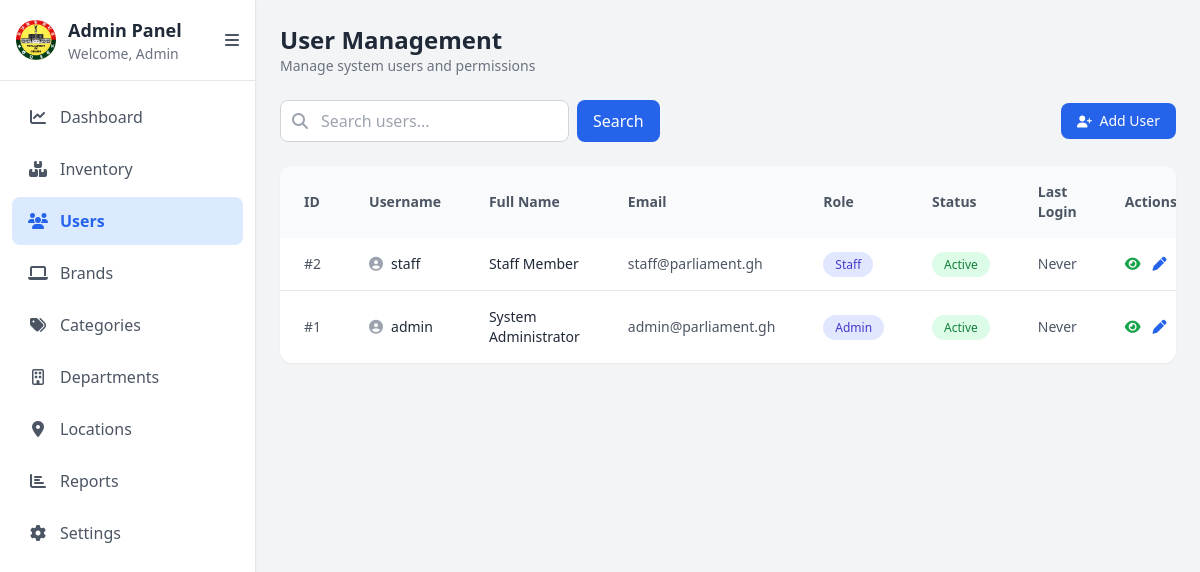
The page /users.php on the database its author committed.
### tables this page shows
CREATE TABLE IF NOT EXISTS users (
    id INT AUTO_INCREMENT PRIMARY KEY,
    username VARCHAR(50) UNIQUE NOT NULL,
    password VARCHAR(255) NOT NULL,
    full_name VARCHAR(100) NOT NULL,
    email VARCHAR(100) UNIQUE NOT NULL,
    role ENUM('admin', 'staff') NOT NULL DEFAULT 'staff',
    status ENUM('active', 'inactive') NOT NULL DEFAULT 'active',
    created_at TIMESTAMP DEFAULT CURRENT_TIMESTAMP,
    updated_at TIMESTAMP DEFAULT CURRENT_TIMESTAMP ON UPDATE CURRENT_TIMESTAMP,
    last_login TIMESTAMP NULL
);

### users.php (the view, shortened to what this page needs)
<!DOCTYPE html>
<html lang="en">
<head>
    <?php
    $db = new Database();
    $conn = $db->getConnection();
    $search = trim($_GET['search'] ?? '');
    $sql = "SELECT id, username, full_name, email, role, status, last_login FROM users";
    $sql .= " ORDER BY id DESC";
    $stmt = $conn->prepare($sql);
    $stmt->execute();
    $result = $stmt->get_result();
    ?>
    <!DOCTYPE html>
    <html lang="en">
    <head>
        <script src="https://cdn.tailwindcss.com"></script>
        <link rel="stylesheet" href="https://cdnjs.cloudflare.com/ajax/libs/font-awesome/6.5.1/css/all.min.css">
    </head>
<body class="bg-gray-100">
    <?php include 'sidebar.php'; ?>
    <main id="mainContent" class="p-6">
        <div class="flex items-center justify-between mb-6">
            <div>
                <h1 class="text-2xl font-bold text-gray-800">User Management</h1>
                <p class="text-gray-500 text-sm">Manage system users and permissions</p>
            </div>
        </div>
        <div class="flex flex-wrap gap-3 items-center justify-between mb-6">
            <form method="GET" class="flex gap-2">
                <div class="relative">
                    <i class="fas fa-search absolute left-3 top-1/2 transform -translate-y-1/2 text-gray-400"></i>
                    <input type="text" name="search" value="<?= htmlspecialchars($search) ?>"
                        placeholder="Search users..."
                        class="pl-10 pr-4 py-2 border border-gray-300 rounded-lg focus:outline-none focus:ring-2 focus:ring-blue-500">
                </div>
                <button type="submit" class="px-4 py-2 bg-blue-600 text-white rounded-lg hover:bg-blue-700 transition">
                    Search
                </button>
            </form>
            <button onclick="openUserModal()"
                class="px-4 py-2 text-sm bg-blue-600 text-white rounded-lg hover:bg-blue-700 transition">
                <i class="fa fa-user-plus text-xs mr-1"></i> Add User
            </button>
        </div>
        <div class="bg-white rounded-xl shadow-sm overflow-hidden">
            <div class="overflow-x-auto">
                <table class="w-full text-sm">
                    <thead class="bg-gray-50">
                        <tr class="text-left text-gray-600">
                            <th class="px-6 py-4 font-semibold">ID</th>
                            <th class="px-6 py-4 font-semibold">Username</th>
                            <th class="px-6 py-4 font-semibold">Full Name</th>
                            <th class="px-6 py-4 font-semibold">Email</th>
                            <th class="px-6 py-4 font-semibold">Role</th>
                            <th class="px-6 py-4 font-semibold">Status</th>
                            <th class="px-6 py-4 font-semibold">Last Login</th>
                            <th class="px-6 py-4 font-semibold">Actions</th>
                        </tr>
                    </thead>
                    <tbody class="divide-y divide-gray-200">
                        <?php if ($result->num_rows > 0): ?>
                            <?php while ($row = $result->fetch_assoc()): ?>
                                <tr class="hover:bg-gray-50 transition">
                                    <td class="px-6 py-4 text-gray-600">#<?= $row['id'] ?></td>
                                    <td class="px-6 py-4 font-medium text-gray-800">
                                        <i
                                            class="fas fa-user-circle text-gray-400 mr-2"></i><?= htmlspecialchars($row['username']) ?>
                                    </td>
                                    <td class="px-6 py-4 text-gray-800"><?= htmlspecialchars($row['full_name']) ?></td>
                                    <td class="px-6 py-4 text-gray-600"><?= htmlspecialchars($row['email']) ?></td>
                                    <td class="px-6 py-4">
                                        <span class="px-3 py-1 rounded-full text-xs font-medium bg-indigo-100 text-indigo-700">
                                            <?= ucfirst($row['role']) ?>
                                        </span>
                                    </td>
                                    <td class="px-6 py-4">
                                        <span
                                            class="px-3 py-1 rounded-full text-xs font-medium <?= $row['status'] === 'active' ? 'bg-green-100 text-green-700' : 'bg-red-100 text-red-700' ?>">
                                            <?= ucfirst($row['status']) ?>
                                        </span>
                                    </td>
                                    <td class="px-6 py-4 text-gray-600">
                                        <?= $row['last_login'] ? date("M d, Y H:i", strtotime($row['last_login'])) : 'Never' ?>
                                    </td>
                                    <td class="px-6 py-4">
                                        <div class="flex gap-3">
                                            <button onclick='openViewModal(<?= json_encode([
                                                "username" => $row['username'],
                                                "full_name" => $row['full_name'],
                                                "email" => $row['email'],
                                                "role" => ucfirst($row['role']),
                                                "status" => ucfirst($row['status']),
                                                "last_login" => $row['last_login'] ? date('M d, Y H:i', strtotime($row['last_login'])) : 'Never'
                                            ]) ?>)' class="text-green-600 hover:text-green-800 transition">
                                                <i class="fa fa-eye"></i>
                                            </button>
                                            <button onclick='openUserModal(<?= json_encode([
                                                "id" => $row['id'],
                                                "username" => $row['username'],
                                                "full_name" => $row['full_name'],
                                                "email" => $row['email'],
                                                "role" => $row['role'],
                                                "status" => $row['status']
                                            ]) ?>)' class="text-blue-600 hover:text-blue-800 transition">
                                                <i class="fa fa-pen"></i>
                                            </button>
                                        </div>
                                    </td>
                                </tr>
                            <?php endwhile; ?>
                        <?php endif; ?>
                    </tbody>
                </table>
            </div>
        </div>
    </main>
</body>
</html>
</body>
</html>

### sidebar.php (shortened to what this page needs)
<?php
$current = basename($_SERVER['PHP_SELF']);
function active($page, $current)
{
    return $page === $current
        ? 'bg-blue-100 text-blue-600 font-semibold'
        : 'text-gray-600 hover:bg-gray-100';
}
?>
<aside id="sidebar" class="fixed top-0 left-0 h-screen bg-white border-r shadow-sm">
    <div class="flex items-center justify-between p-4 border-b">
        <div class="flex items-center gap-3 overflow-hidden">
            <img id="logo" src="./images/logo.png" class="w-10 h-10 rounded transition-all duration-300" alt="Logo">
            <div class="header-text transition-all duration-300">
                <h2 class="text-lg font-semibold text-gray-800">Admin Panel</h2>
                <p class="text-sm text-gray-500">
                    Welcome, <?= htmlspecialchars($_SESSION['full_name'] ?? 'Admin') ?>
                </p>
            </div>
        </div>
        <button id="toggleSidebar" class="text-gray-600 hover:text-gray-900 focus:outline-none">
            <i class="fas fa-bars"></i>
        </button>
    </div>
    <nav class="p-3 space-y-1">
        <a href="dashboard.php"
            class="flex items-center gap-3 px-4 py-3 rounded-lg <?= active('dashboard.php', $current) ?>">
            <i class="fas fa-chart-line w-5 text-center"></i>
            <span class="nav-text">Dashboard</span>
        </a>
        <a href="inventory.php"
            class="flex items-center gap-3 px-4 py-3 rounded-lg <?= active('inventory.php', $current) ?>">
            <i class="fas fa-boxes-stacked w-5 text-center"></i>
            <span class="nav-text">Inventory</span>
        </a>
        <a href="users.php" class="flex items-center gap-3 px-4 py-3 rounded-lg <?= active('users.php', $current) ?>">
            <i class="fas fa-users w-5 text-center"></i>
            <span class="nav-text">Users</span>
        </a>
        <a href="brands.php" class="flex items-center gap-3 px-4 py-3 rounded-lg <?= active('brands.php', $current) ?>">
            <i class="fa-solid fa-laptop w-5 text-center"></i>
            <span class="nav-text">Brands</span>
        </a>
        <a href="categories.php"
            class="flex items-center gap-3 px-4 py-3 rounded-lg <?= active('categories.php', $current) ?>">
            <i class="fas fa-tags w-5 text-center"></i>
            <span class="nav-text">Categories</span>
        </a>
        <a href="departments.php"
            class="flex items-center gap-3 px-4 py-3 rounded-lg <?= active('departments.php', $current) ?>">
            <i class="fa-regular fa-building w-5 text-center"></i>
            <span class="nav-text">Departments</span>
        </a>
        <a href="locations.php"
            class="flex items-center gap-3 px-4 py-3 rounded-lg <?= active('locations.php', $current) ?>">
            <i class="fa-solid fa-location-dot w-5 text-center"></i>
            <span class="nav-text">Locations</span>
        </a>
        <a href="reports.php"
            class="flex items-center gap-3 px-4 py-3 rounded-lg <?= active('reports.php', $current) ?>">
            <i class="fas fa-chart-bar w-5 text-center"></i>
            <span class="nav-text">Reports</span>
        </a>
        <a href="settings.php"
            class="flex items-center gap-3 px-4 py-3 rounded-lg <?= active('settings.php', $current) ?>">
            <i class="fas fa-gear w-5 text-center"></i>
            <span class="nav-text">Settings</span>
        </a>
    </nav>
</aside>

### sidebar.php (style rules this page uses)
#sidebar { width: 16rem; transition: width 0.3s ease; }
#mainContent { margin-left: 16rem; transition: margin-left 0.3s ease; }

### rows shown on the page
users: id "2", username "staff", full_name "Staff Member", email "staff@parliament.gh", role "Staff", status "Active", shows "Never"
users: id "1", username "admin", full_name "System Administrator", email "admin@parliament.gh", role "Admin", status "Active", shows "Never"

### other values the page prints
$_SESSION['full_name'] "Admin"
